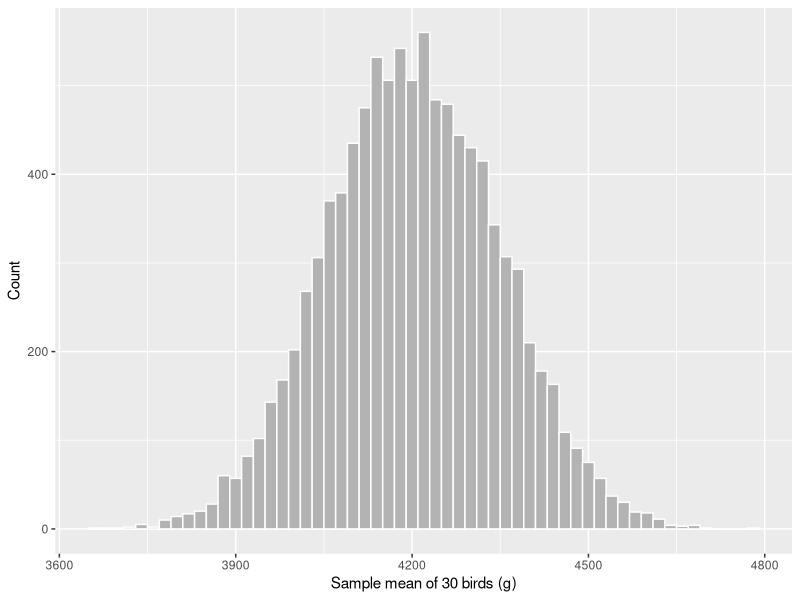
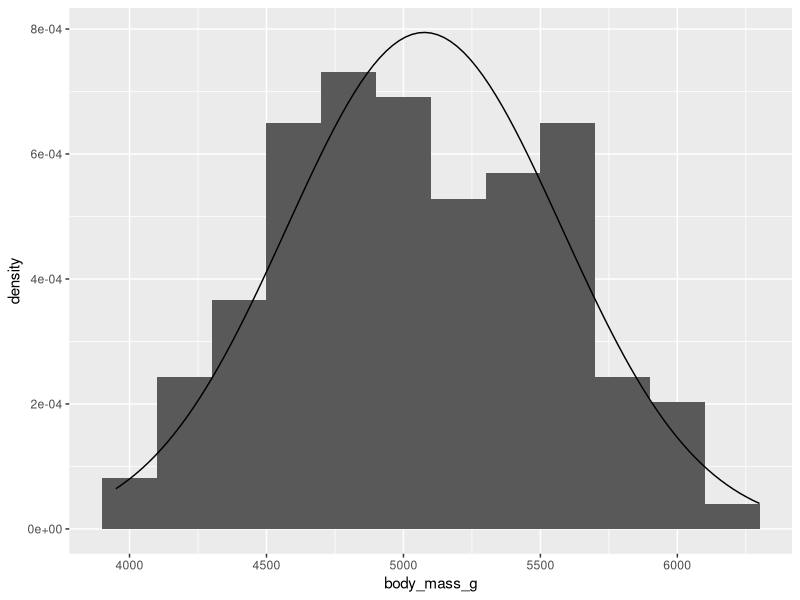
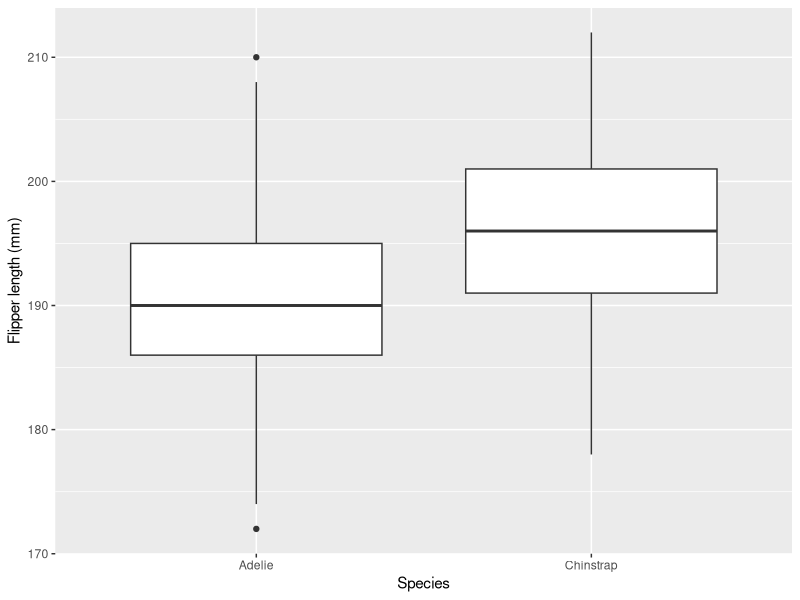
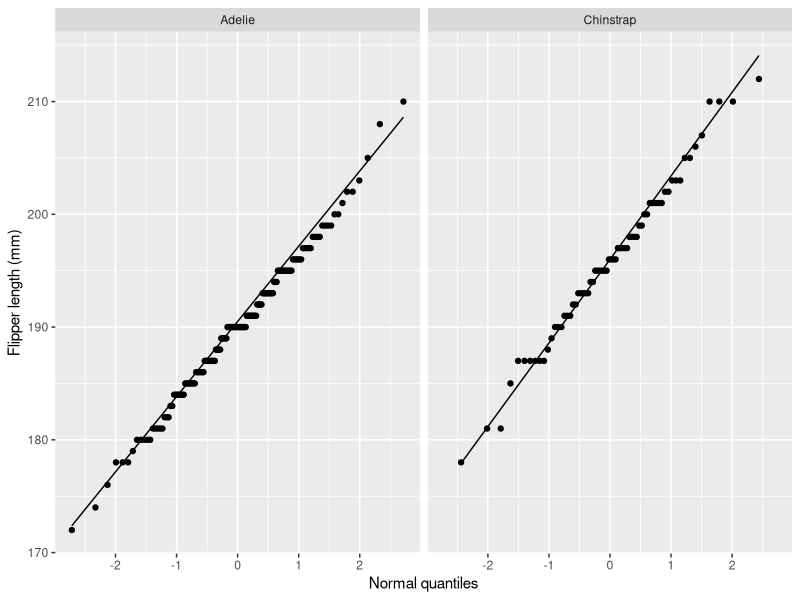
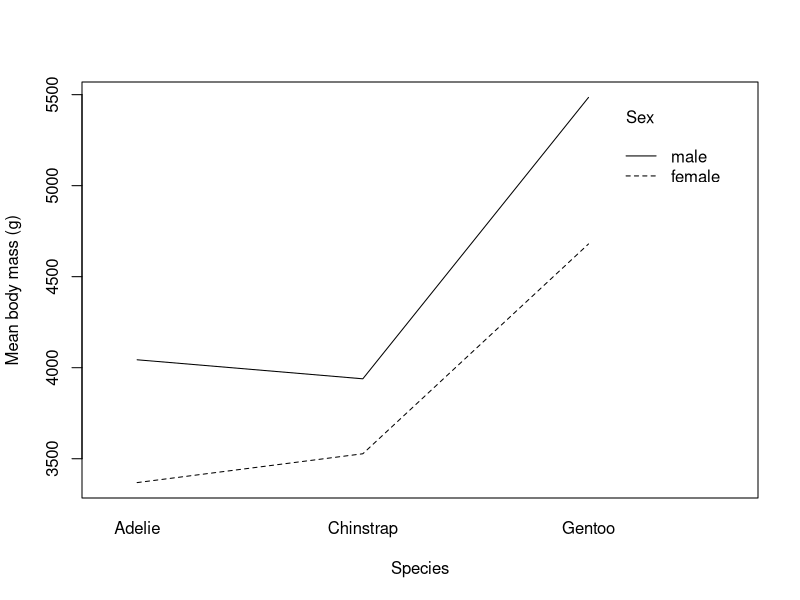
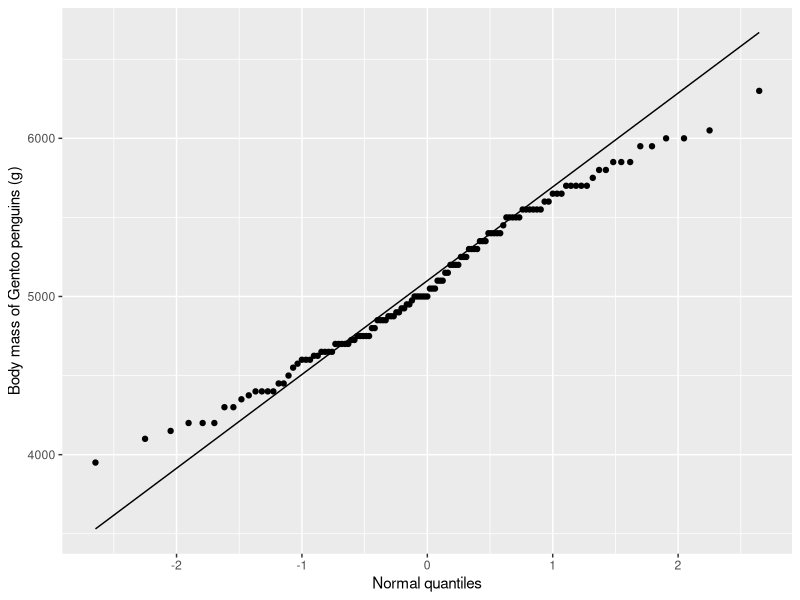
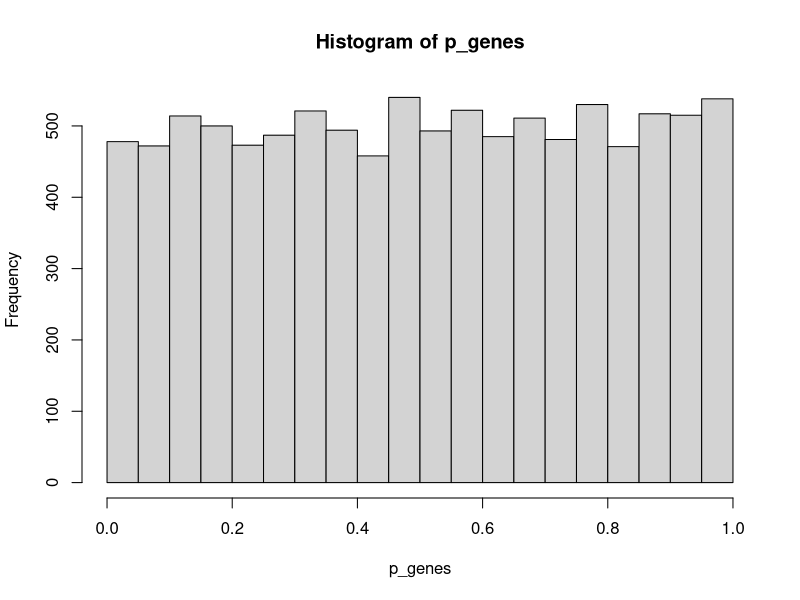

Generate these figures, in order, with R:
# Basics in Statistics -- Unit 2: Standard Tools

# install.packages(c("palmerpenguins", "dplyr", "ggplot2"))
library(palmerpenguins)
library(dplyr)
library(ggplot2)


# 2.1 Estimation and confidence intervals --------------------------------------

## Demo: Sampling variation ----
mu <- 4200; sigma <- 800; n <- 30
set.seed(2026)
x <- rnorm(n, mean = mu, sd = sigma)  # one sample of 30 birds
c(mean = mean(x), sd = sd(x))
set.seed(2026)
means <- replicate(10000, mean(rnorm(n, mean = mu, sd = sigma)))
c(sd_means = sd(means), sigma_sqrt_n = sigma / sqrt(n))
ggplot(data.frame(means), aes(x = means)) +
  geom_histogram(binwidth = 20, fill = "grey70", colour = "white") +
  labs(x = "Sample mean of 30 birds (g)", y = "Count")

# Task: Run the simulation again with n = 120. Is sd(means) again close to
# sigma / sqrt(n)?




## Demo: Estimate and standard error ----
gentoo <- penguins |>
  filter(species == "Gentoo", !is.na(body_mass_g)) |>
  pull(body_mass_g)
n <- length(gentoo)
xbar <- mean(gentoo)
s <- sd(gentoo)
se <- s / sqrt(n)
c(n = n, mean = xbar, sd = s, se = se)

# Task: The same four numbers for the Adelie penguins: Copy the demo and
# replace "Gentoo" by "Adelie".




## Demo: t quantiles ----
n_obs <- c(3, 5, 10, 30)
qt(0.975, df = n_obs - 1)
qnorm(0.975)

# Task: Compute the 97.5 % quantile of the t distribution for a sample of
# size n = 3 and for a sample of size n = 100 (degrees of freedom: n - 1).




## Demo: 95 % confidence interval ----
q <- qt(0.975, df = n - 1)
xbar + c(-1, 1) * q * se  # by hand
t.test(gentoo)$conf.int
t.test(gentoo, conf.level = 0.99)$conf.int

# Task: The 95 % and the 99 % confidence interval for the Adelie penguins
# with t.test(). Which one is wider?




## Demo: Maximum likelihood ----
fit <- MASS::fitdistr(gentoo, "normal")
fit
logLik(fit)
c(mean = mean(gentoo), sd = sd(gentoo))
# the fitted normal distribution over the histogram of the data
ggplot(data.frame(body_mass_g = gentoo), aes(x = body_mass_g)) +
  geom_histogram(aes(y = after_stat(density)), binwidth = 200) +
  stat_function(fun = dnorm, args = list(mean = fit$estimate[["mean"]],
                                         sd = fit$estimate[["sd"]]))

# Task: Fit a normal distribution to the Adelie body mass with
# MASS::fitdistr(adelie, "normal").




# 2.2 Testing step by step -----------------------------------------------------

# Do Adelie and Chinstrap penguins differ in mean flipper length?
# Step 1: H0: mu_A = mu_C, H1: mu_A != mu_C, alpha = 0.05

## Demo: Step 2, data and assumptions ----
d <- penguins |>
  filter(species %in% c("Adelie", "Chinstrap"), !is.na(flipper_length_mm)) |>
  droplevels()
grp <- d |>
  group_by(species) |>
  summarise(n = n(), mean = mean(flipper_length_mm),
            sd = sd(flipper_length_mm))
grp
ggplot(d, aes(x = species, y = flipper_length_mm)) +
  geom_boxplot() +
  labs(x = "Species", y = "Flipper length (mm)")
ggplot(d, aes(sample = flipper_length_mm)) +
  stat_qq() +
  stat_qq_line() +
  facet_wrap(~ species) +
  labs(x = "Normal quantiles", y = "Flipper length (mm)")

# Task: ToothGrowth: Draw the boxplot of tooth length (len) by supplement
# (supp). Which hypotheses would you test?




## Demo: Steps 3 to 5, t and p-value ----
n1 <- grp$n[1]; m1 <- grp$mean[1]; s1 <- grp$sd[1]
n2 <- grp$n[2]; m2 <- grp$mean[2]; s2 <- grp$sd[2]
se_diff <- sqrt(s1^2 / n1 + s2^2 / n2)
t_obs <- (m1 - m2) / se_diff
c(difference = m1 - m2, se = se_diff, t = t_obs)
t.test(flipper_length_mm ~ species, data = d)

# Task: Run t.test(len ~ supp, data = ToothGrowth). What are the difference
# of the means, t, and the p-value?




## Demo: Step 6, effect size and power ----
s_pooled <- sqrt(((n1 - 1) * s1^2 + (n2 - 1) * s2^2) / (n1 + n2 - 2))
(m2 - m1) / s_pooled  # Cohen's d
power.t.test(n = 68, delta = 2, sd = s_pooled)  # power for 2 mm
power.t.test(delta = 2, sd = s_pooled, power = 0.8)

# Task: Step 6 for ToothGrowth in one sentence: Estimate, confidence interval,
# and p-value.




# 2.3 Choosing a test ----------------------------------------------------------

## Demo: One sample against a reference value ----
gentoo <- penguins |>
  filter(species == "Gentoo", !is.na(body_mass_g)) |>
  pull(body_mass_g)
t.test(gentoo)$conf.int
t.test(gentoo, mu = 5200)
t.test(gentoo, mu = 5100)$p.value

# Task: Test the Adelie penguins against 3600 g and against 3700 g with
# t.test(adelie, mu = ...).




## Demo: Paired or not paired ----
set.seed(2026)
first <- round(rnorm(12, mean = 250, sd = 30))  # 12 runners, two races
second <- round(first - 6 + rnorm(12, sd = 8))
t.test(first, second)  # ignores the pairs
t.test(first, second, paired = TRUE)

# Task: The sleep data: Ten patients, each with drug 1 and with drug 2. Run
# the paired t-test on x1 <- sleep$extra[sleep$group == 1] and
# x2 <- sleep$extra[sleep$group == 2].




## Demo: More than two groups ----
PlantGrowth |>
  group_by(group) |>
  summarise(n = n(), mean = mean(weight), sd = sd(weight))
fit <- aov(weight ~ group, data = PlantGrowth)
summary(fit)
TukeyHSD(fit)
pairwise.t.test(PlantGrowth$weight, PlantGrowth$group,
                p.adjust.method = "holm")
kruskal.test(weight ~ group, data = PlantGrowth)

# Task: ToothGrowth: Compare tooth length between the three doses with aov()
# and TukeyHSD(). First make the dose a factor:
# tg <- ToothGrowth |> mutate(dose = factor(dose)).




## Demo: Binary outcome in two groups ----
# Low birth weight (< 2500 g) by smoking, 189 births
bw <- MASS::birthwt
tab <- table(smoker = bw$smoke, low_weight = bw$low)  # 1 = yes
tab
prop.table(tab, margin = 1)
chisq.test(tab)$expected  # all at least 5?
chisq.test(tab)
prop.test(c(30, 29), c(74, 115))

# Task: 1 of 20 positive under protocol A, 7 of 20 under protocol B. Enter the
# table with tab_ab <- matrix(c(1, 19, 7, 13), nrow = 2, byrow = TRUE) and run
# fisher.test(tab_ab), the test for small 2 x 2 tables.




## Demo: Two factors ----
pen <- na.omit(penguins[, c("body_mass_g", "species", "sex")])
with(pen, tapply(body_mass_g, list(species, sex), mean))
fit2 <- aov(body_mass_g ~ species * sex, data = pen)
summary(fit2)
interaction.plot(pen$species, pen$sex, pen$body_mass_g,
                 xlab = "Species", ylab = "Mean body mass (g)",
                 trace.label = "Sex")

# Task: ToothGrowth with supplement and dose: Fit aov(len ~ supp * dose,
# data = tg) and draw the interaction plot. Is the supplement effect the same
# at every dose?




## Demo: Checking normality ----
gentoo <- penguins |>
  filter(species == "Gentoo", !is.na(body_mass_g)) |>
  pull(body_mass_g)
ggplot(data.frame(gentoo), aes(sample = gentoo)) +
  stat_qq() +
  stat_qq_line() +
  labs(x = "Normal quantiles", y = "Body mass of Gentoo penguins (g)")
shapiro.test(gentoo)
shapiro.test(penguins$body_mass_g)  # three species pooled
# Pooled over species the test rejects: Normality is checked within groups,
# not for the pooled outcome.


## Demo: Many tests ----
p <- c(0.001, 0.008, 0.012, 0.030, 0.041, 0.200)
p.adjust(p, method = "bonferroni")
p.adjust(p, method = "holm")
p.adjust(p, method = "BH")

# 10 000 genes, 5 vs 5 samples, no true difference
set.seed(2026)
p_genes <- replicate(10000, t.test(rnorm(5), rnorm(5))$p.value)
sum(p_genes < 0.05)
sum(p.adjust(p_genes, method = "BH") < 0.05)
hist(p_genes, breaks = 20)
# Of the 5 raw hits, Bonferroni keeps 2, Holm 3, and BH 5. Of the 10 000 null
# genes, 478 pass 0.05 without adjustment and none with BH.
